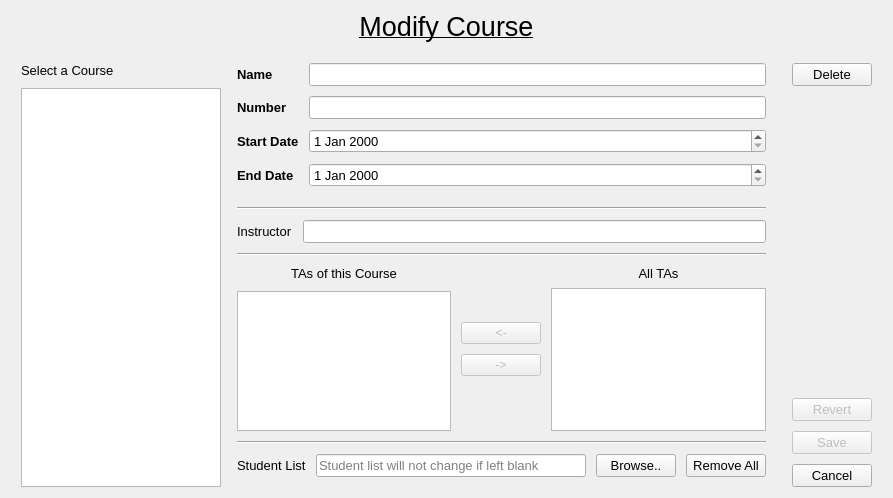
<?xml version="1.0" encoding="UTF-8"?>
<ui version="4.0">
 <class>coursemodifyscreen</class>
 <widget class="QDialog" name="coursemodifyscreen">
  <property name="geometry">
   <rect>
    <x>0</x>
    <y>0</y>
    <width>893</width>
    <height>498</height>
   </rect>
  </property>
  <property name="windowTitle">
   <string>Dialog</string>
  </property>
  <layout class="QGridLayout" name="gridLayout">
   <item row="0" column="0">
    <layout class="QVBoxLayout" name="mainContainer">
     <property name="sizeConstraint">
      <enum>QLayout::SetDefaultConstraint</enum>
     </property>
     <item>
      <widget class="QLabel" name="screenTitle">
       <property name="maximumSize">
        <size>
         <width>16777215</width>
         <height>50</height>
        </size>
       </property>
       <property name="font">
        <font>
         <pointsize>20</pointsize>
         <underline>true</underline>
        </font>
       </property>
       <property name="text">
        <string>Modify Course</string>
       </property>
       <property name="alignment">
        <set>Qt::AlignCenter</set>
       </property>
      </widget>
     </item>
     <item>
      <layout class="QHBoxLayout" name="columnContainer">
       <property name="topMargin">
        <number>15</number>
       </property>
       <item>
        <layout class="QVBoxLayout" name="col1_courseList">
         <property name="spacing">
          <number>10</number>
         </property>
         <property name="sizeConstraint">
          <enum>QLayout::SetDefaultConstraint</enum>
         </property>
         <property name="leftMargin">
          <number>10</number>
         </property>
         <property name="rightMargin">
          <number>0</number>
         </property>
         <item>
          <widget class="QLabel" name="label">
           <property name="maximumSize">
            <size>
             <width>200</width>
             <height>16777215</height>
            </size>
           </property>
           <property name="font">
            <font>
             <pointsize>10</pointsize>
            </font>
           </property>
           <property name="text">
            <string>Select a Course</string>
           </property>
          </widget>
         </item>
         <item>
          <widget class="QListWidget" name="liCourses">
           <property name="minimumSize">
            <size>
             <width>200</width>
             <height>0</height>
            </size>
           </property>
           <property name="maximumSize">
            <size>
             <width>200</width>
             <height>16777215</height>
            </size>
           </property>
           <property name="font">
            <font>
             <pointsize>10</pointsize>
            </font>
           </property>
          </widget>
         </item>
        </layout>
       </item>
       <item>
        <layout class="QVBoxLayout" name="col2_form">
         <property name="spacing">
          <number>10</number>
         </property>
         <property name="sizeConstraint">
          <enum>QLayout::SetFixedSize</enum>
         </property>
         <property name="leftMargin">
          <number>10</number>
         </property>
         <property name="rightMargin">
          <number>10</number>
         </property>
         <property name="bottomMargin">
          <number>10</number>
         </property>
         <item>
          <layout class="QGridLayout" name="form" rowstretch="0,0,0,0">
           <property name="rightMargin">
            <number>0</number>
           </property>
           <property name="bottomMargin">
            <number>10</number>
           </property>
           <property name="spacing">
            <number>10</number>
           </property>
           <item row="2" column="1">
            <widget class="QDateEdit" name="deStart">
             <property name="font">
              <font>
               <pointsize>10</pointsize>
              </font>
             </property>
            </widget>
           </item>
           <item row="3" column="1">
            <widget class="QDateEdit" name="deEnd">
             <property name="font">
              <font>
               <pointsize>10</pointsize>
              </font>
             </property>
            </widget>
           </item>
           <item row="0" column="0">
            <widget class="QLabel" name="laName">
             <property name="font">
              <font>
               <pointsize>10</pointsize>
               <weight>75</weight>
               <bold>true</bold>
              </font>
             </property>
             <property name="text">
              <string>Name</string>
             </property>
            </widget>
           </item>
           <item row="1" column="0">
            <widget class="QLabel" name="laNumber">
             <property name="font">
              <font>
               <pointsize>10</pointsize>
               <weight>75</weight>
               <bold>true</bold>
              </font>
             </property>
             <property name="text">
              <string>Number</string>
             </property>
            </widget>
           </item>
           <item row="3" column="0">
            <widget class="QLabel" name="laEndDate">
             <property name="font">
              <font>
               <pointsize>10</pointsize>
               <weight>75</weight>
               <bold>true</bold>
              </font>
             </property>
             <property name="cursor">
              <cursorShape>ArrowCursor</cursorShape>
             </property>
             <property name="frameShape">
              <enum>QFrame::NoFrame</enum>
             </property>
             <property name="text">
              <string>End Date</string>
             </property>
             <property name="textFormat">
              <enum>Qt::AutoText</enum>
             </property>
            </widget>
           </item>
           <item row="2" column="0">
            <widget class="QLabel" name="laStartDate">
             <property name="font">
              <font>
               <pointsize>10</pointsize>
               <weight>75</weight>
               <bold>true</bold>
              </font>
             </property>
             <property name="text">
              <string>Start Date</string>
             </property>
            </widget>
           </item>
           <item row="1" column="1">
            <widget class="QLineEdit" name="leNumber">
             <property name="font">
              <font>
               <pointsize>10</pointsize>
              </font>
             </property>
            </widget>
           </item>
           <item row="0" column="1">
            <widget class="QLineEdit" name="leName">
             <property name="font">
              <font>
               <pointsize>10</pointsize>
              </font>
             </property>
            </widget>
           </item>
          </layout>
         </item>
         <item>
          <widget class="Line" name="line">
           <property name="orientation">
            <enum>Qt::Horizontal</enum>
           </property>
          </widget>
         </item>
         <item>
          <layout class="QGridLayout" name="gridLayout_3">
           <item row="0" column="1">
            <widget class="QLineEdit" name="leInstructor">
             <property name="font">
              <font>
               <pointsize>10</pointsize>
              </font>
             </property>
            </widget>
           </item>
           <item row="0" column="0">
            <widget class="QLabel" name="label_5">
             <property name="font">
              <font>
               <pointsize>10</pointsize>
              </font>
             </property>
             <property name="text">
              <string>Instructor</string>
             </property>
            </widget>
           </item>
          </layout>
         </item>
         <item>
          <widget class="Line" name="line_2">
           <property name="orientation">
            <enum>Qt::Horizontal</enum>
           </property>
          </widget>
         </item>
         <item>
          <layout class="QHBoxLayout" name="horizontalLayout">
           <item>
            <layout class="QVBoxLayout" name="verticalLayout">
             <item>
              <widget class="QLabel" name="label_2">
               <property name="font">
                <font>
                 <pointsize>10</pointsize>
                </font>
               </property>
               <property name="text">
                <string>TAs of this Course</string>
               </property>
               <property name="alignment">
                <set>Qt::AlignCenter</set>
               </property>
              </widget>
             </item>
             <item>
              <widget class="QListWidget" name="liCourseTAs"/>
             </item>
            </layout>
           </item>
           <item>
            <layout class="QVBoxLayout" name="verticalLayout_3">
             <item>
              <spacer name="verticalSpacer_3">
               <property name="orientation">
                <enum>Qt::Vertical</enum>
               </property>
               <property name="sizeHint" stdset="0">
                <size>
                 <width>20</width>
                 <height>40</height>
                </size>
               </property>
              </spacer>
             </item>
             <item>
              <widget class="QPushButton" name="buAdd">
               <property name="enabled">
                <bool>false</bool>
               </property>
               <property name="text">
                <string>&lt;-</string>
               </property>
              </widget>
             </item>
             <item>
              <widget class="QPushButton" name="buRemove">
               <property name="enabled">
                <bool>false</bool>
               </property>
               <property name="text">
                <string>-&gt;</string>
               </property>
              </widget>
             </item>
             <item>
              <spacer name="verticalSpacer">
               <property name="orientation">
                <enum>Qt::Vertical</enum>
               </property>
               <property name="sizeHint" stdset="0">
                <size>
                 <width>20</width>
                 <height>40</height>
                </size>
               </property>
              </spacer>
             </item>
            </layout>
           </item>
           <item>
            <layout class="QVBoxLayout" name="verticalLayout_2">
             <property name="spacing">
              <number>7</number>
             </property>
             <property name="sizeConstraint">
              <enum>QLayout::SetDefaultConstraint</enum>
             </property>
             <item>
              <widget class="QLabel" name="label_3">
               <property name="font">
                <font>
                 <pointsize>10</pointsize>
                </font>
               </property>
               <property name="text">
                <string>All TAs</string>
               </property>
               <property name="alignment">
                <set>Qt::AlignCenter</set>
               </property>
              </widget>
             </item>
             <item>
              <widget class="QListWidget" name="liAllTAs"/>
             </item>
            </layout>
           </item>
          </layout>
         </item>
         <item>
          <widget class="Line" name="line_3">
           <property name="orientation">
            <enum>Qt::Horizontal</enum>
           </property>
          </widget>
         </item>
         <item>
          <layout class="QGridLayout" name="gridLayout_2">
           <item row="0" column="1">
            <widget class="QLineEdit" name="leStudentList">
             <property name="font">
              <font>
               <pointsize>10</pointsize>
              </font>
             </property>
             <property name="text">
              <string/>
             </property>
             <property name="placeholderText">
              <string>Student list will not change if left blank</string>
             </property>
            </widget>
           </item>
           <item row="0" column="0">
            <widget class="QLabel" name="laStudentList">
             <property name="font">
              <font>
               <pointsize>10</pointsize>
              </font>
             </property>
             <property name="text">
              <string>Student List</string>
             </property>
            </widget>
           </item>
           <item row="0" column="2">
            <widget class="QPushButton" name="buBrowse">
             <property name="font">
              <font>
               <pointsize>10</pointsize>
              </font>
             </property>
             <property name="text">
              <string>Browse..</string>
             </property>
            </widget>
           </item>
           <item row="0" column="3">
            <widget class="QPushButton" name="pushButton">
             <property name="font">
              <font>
               <pointsize>10</pointsize>
              </font>
             </property>
             <property name="text">
              <string>Remove All</string>
             </property>
            </widget>
           </item>
          </layout>
         </item>
        </layout>
       </item>
       <item>
        <layout class="QVBoxLayout" name="col3_buttons">
         <property name="spacing">
          <number>10</number>
         </property>
         <property name="sizeConstraint">
          <enum>QLayout::SetDefaultConstraint</enum>
         </property>
         <property name="leftMargin">
          <number>10</number>
         </property>
         <property name="rightMargin">
          <number>10</number>
         </property>
         <item>
          <widget class="QPushButton" name="buDelete">
           <property name="enabled">
            <bool>true</bool>
           </property>
           <property name="font">
            <font>
             <pointsize>10</pointsize>
            </font>
           </property>
           <property name="text">
            <string>Delete</string>
           </property>
          </widget>
         </item>
         <item>
          <spacer name="verticalSpacer_2">
           <property name="orientation">
            <enum>Qt::Vertical</enum>
           </property>
           <property name="sizeHint" stdset="0">
            <size>
             <width>20</width>
             <height>40</height>
            </size>
           </property>
          </spacer>
         </item>
         <item>
          <widget class="QPushButton" name="buRevert">
           <property name="enabled">
            <bool>false</bool>
           </property>
           <property name="font">
            <font>
             <pointsize>10</pointsize>
            </font>
           </property>
           <property name="text">
            <string>Revert</string>
           </property>
          </widget>
         </item>
         <item>
          <widget class="QPushButton" name="buSave">
           <property name="enabled">
            <bool>false</bool>
           </property>
           <property name="font">
            <font>
             <pointsize>10</pointsize>
            </font>
           </property>
           <property name="text">
            <string>Save</string>
           </property>
          </widget>
         </item>
         <item>
          <widget class="QPushButton" name="buCancel">
           <property name="font">
            <font>
             <pointsize>10</pointsize>
            </font>
           </property>
           <property name="toolTipDuration">
            <number>0</number>
           </property>
           <property name="text">
            <string>Cancel</string>
           </property>
           <property name="checkable">
            <bool>false</bool>
           </property>
           <property name="default">
            <bool>false</bool>
           </property>
           <property name="flat">
            <bool>false</bool>
           </property>
          </widget>
         </item>
        </layout>
       </item>
      </layout>
     </item>
    </layout>
   </item>
  </layout>
 </widget>
 <tabstops>
  <tabstop>liCourses</tabstop>
  <tabstop>leName</tabstop>
  <tabstop>leNumber</tabstop>
  <tabstop>deStart</tabstop>
  <tabstop>deEnd</tabstop>
  <tabstop>leInstructor</tabstop>
  <tabstop>liCourseTAs</tabstop>
  <tabstop>buAdd</tabstop>
  <tabstop>buRemove</tabstop>
  <tabstop>liAllTAs</tabstop>
  <tabstop>leStudentList</tabstop>
  <tabstop>buBrowse</tabstop>
  <tabstop>buRevert</tabstop>
  <tabstop>buSave</tabstop>
  <tabstop>buCancel</tabstop>
  <tabstop>buDelete</tabstop>
 </tabstops>
 <resources/>
 <connections/>
</ui>
